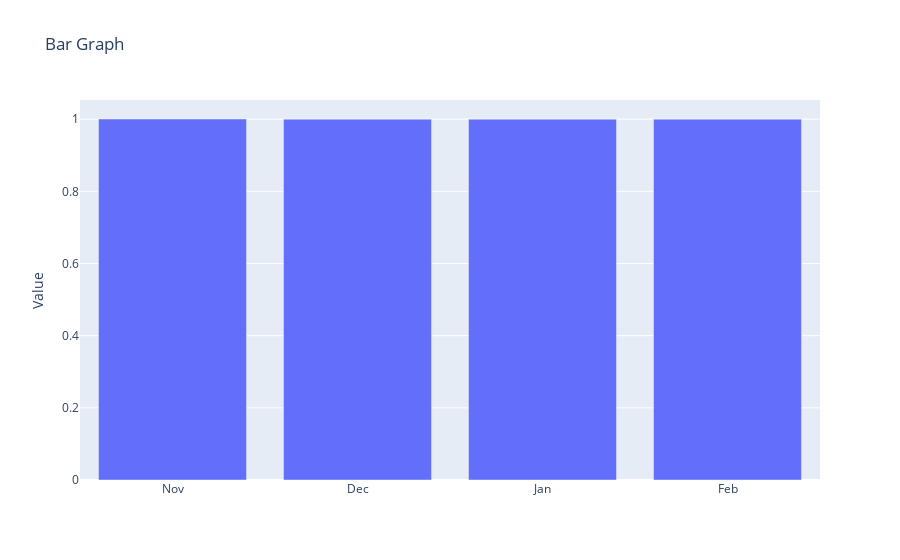

Notebook source saved alongside this figure:
### Code cell
# ploting the bar graph for new freq based on the above data. 
# Data
y = freq_new
x = list(range(len(y)))

# Create a Bar trace
trace = go.Bar(x=x, y=y)
x_tick_labels = ['Nov', 'Dec', 'Jan', 'Feb']    # mentioning x axis as month names

# Create a layout
layout = go.Layout(title='Bar Graph', yaxis=dict(title='Value'), 
                   xaxis=dict(ticktext=x_tick_labels, tickvals=x))
xaxis=dict(ticktext=x_tick_labels, tickvals=x)

# Create a Figure
fig = go.Figure(data=[trace], layout=layout)

# Show the plot
fig.show()

### Figure 1 — Plotly figure (JSON) as saved in the notebook; plotly's stock layout.template omitted (floating-point values rounded to 4 significant figures)
{"data": [{"type": "bar", "x": [0, 1, 2, 3], "y": [1.0, 1, 1, 1]}], "layout": {"title": {"text": "Bar Graph"}, "xaxis": {"ticktext": ["Nov", "Dec", "Jan", "Feb"], "tickvals": [0, 1, 2, 3]}, "yaxis": {"title": {"text": "Value"}}}}
